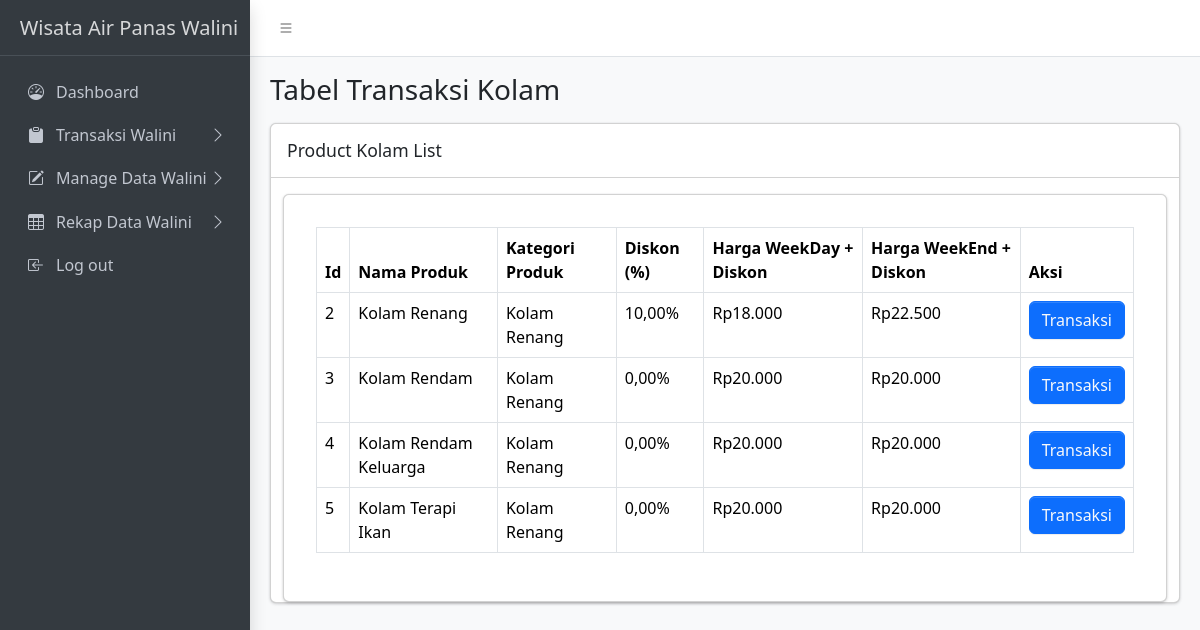
The app's page /admin/transaksi/tiket-kolam/kolam-renang.php (signed in) with its own data.
### tables this page shows
CREATE TABLE `products` (
  `id_product` int(11) NOT NULL,
  `nama_product` varchar(100) NOT NULL,
  `kategori_product` enum('Kolam Renang','Kendaraan','PlayGround','Penginapan','Kelengkapan') NOT NULL,
  `sub_kategori_product` enum('Penginapan Bungalow','Penginapan Kerucut','Penginapan Lumbung','Penginapan Panggung') DEFAULT NULL,
  `harga_weekday` decimal(10,2) NOT NULL,
  `harga_weekend` decimal(10,2) NOT NULL,
  `created_at` datetime NOT NULL DEFAULT current_timestamp(),
  `updated_by` int(11) DEFAULT NULL,
  `img` varchar(255) NOT NULL,
  `updated_at` timestamp NOT NULL DEFAULT current_timestamp() ON UPDATE current_timestamp()
);

### admin/transaksi/tiket-kolam/kolam-renang.php (the view, shortened to what this page needs)
<?php
require '../../../includes/db_connect.php';
$query = "
    SELECT
        p.id_product,
        p.nama_product,
        p.kategori_product,
        p.harga_weekday,
        p.harga_weekend,
        COALESCE(d.id_discount, NULL) AS id_discount,
        COALESCE(d.discount_value, 0) AS discount_value
    FROM
        products p
    LEFT JOIN
        discounts d ON p.id_product = d.id_product
    WHERE
        p.kategori_product = 'Kolam Renang';  -- Hanya produk Kolam Renang
";
$result = $conn->query($query);
?>
<!DOCTYPE html>
<html lang="en">
<head>
    <link rel="stylesheet" href="https://cdn.jsdelivr.net/npm/@fontsource/source-sans-3@5.0.12/index.css">
    <link rel="stylesheet" href="https://cdn.jsdelivr.net/npm/overlayscrollbars@2.3.0/styles/overlayscrollbars.min.css">
    <link rel="stylesheet" href="https://cdn.jsdelivr.net/npm/bootstrap-icons@1.11.0/font/bootstrap-icons.min.css">
    <link rel="stylesheet" href="../../../assets/css/adminlte.css">
    <link rel="stylesheet" href="https://cdn.jsdelivr.net/npm/apexcharts@3.37.1/dist/apexcharts.css">
    <link rel="stylesheet" href="https://cdn.jsdelivr.net/npm/jsvectormap@1.5.3/dist/css/jsvectormap.min.css">
</head>
<body class="layout-fixed sidebar-expand-lg bg-body-tertiary">
    <div class="app-wrapper">
        <nav class="app-header navbar navbar-expand bg-body">
            <div class="container-fluid">
                <ul class="navbar-nav">
                    <li class="nav-item"> <a class="nav-link" data-lte-toggle="sidebar" href="#" role="button"> <i class="bi bi-list"></i> </a> </li>
                </ul>
            </div>
        </nav>
        <aside class="app-sidebar bg-body-secondary shadow" data-bs-theme="dark">
            <div class="sidebar-brand"> <a href="./index.html" class="brand-link"> <span class="brand-text fw-light">Wisata Air Panas Walini</span> </a> </div>
            <div class="sidebar-wrapper">
                <nav class="mt-2">
                    <ul class="nav sidebar-menu flex-column" data-lte-toggle="treeview" role="menu" data-accordion="false">
                        <li class="nav-item">
                            <a href="../../index.html" class="nav-link" role="menuitem">
                                <i class="nav-icon bi bi-speedometer"></i>
                                <p>Dashboard</p>
                            </a>
                        </li>
                        <li class="nav-item">
                            <a href="#" class="nav-link" role="menuitem">
                                <i class="nav-icon bi bi-clipboard-fill"></i>
                                <p>Transaksi Walini
                                </p>
                            </a>
                        </li>
                        <li class="nav-item">
                            <a href="#" class="nav-link" role="menuitem">
                                <i class="nav-icon bi bi-pencil-square"></i>
                                <p>Manage Data Walini
                                </p>
                            </a>
                        </li>
                        <li class="nav-item">
                            <a href="#" class="nav-link" role="menuitem">
                                <i class="nav-icon bi bi-table"></i>
                                <p>Rekap Data Walini
                                </p>
                            </a>
                        </li>
                        <li class="nav-item">
                            <a href="./docs/introduction.html" class="nav-link" role="menuitem">
                                <i class="nav-icon bi bi-box-arrow-in-left"></i>
                                <p>Log out</p>
                            </a>
                        </li>
                    </ul>
                </nav>
            </div>
        </aside>
        <main class="app-main">
            <div class="app-content-header">
                <div class="container-fluid">
                    <div class="row">
                        <div class="col-sm-6">
                            <h3 class="mb-0">Tabel Transaksi Kolam</h3>
                        </div>
                    </div>
                </div>
            </div>
            <div class="app-content">
                <div class="container-fluid">
                    <div class="row">
                        <div class="col-md-12">
                            <div class="card mb-4">
                                <div class="card-header">
                                    <h3 class="card-title">Product Kolam List</h3>
                                </div>
                                    <div class="container-fluid">
                                        <div class="card mt-3 p-3">
                                            <div class="card-body">
                                                <div class="table-responsive">
                                                    <table class="table table-bordered table-hover">
                                                        <thead>
                                                            <tr>
                                                                <th>Id</th>
                                                                <th>Nama Produk</th>
                                                                <th>Kategori Produk</th>
                                                                <th>Diskon (%)</th>
                                                                <th>Harga WeekDay + Diskon</th>
                                                                <th>Harga WeekEnd + Diskon</th>
                                                                <th>Aksi</th>
                                                            </tr>
                                                        </thead>
                                                        <tbody>
                                                            <?php
                                                            if ($result->num_rows > 0) {
                                                                while ($row = $result->fetch_assoc()) {
                                                                    $diskon = isset($row['discount_value']) ? $row['discount_value'] : 0;
                                                                    $harga_weekday_diskon = $row['harga_weekday'] * (1 - $diskon / 100);
                                                                    $harga_weekend_diskon = $row['harga_weekend'] * (1 - $diskon / 100);
                                                                    echo "<tr>";
                                                                    echo "<td>" . htmlspecialchars($row['id_product']) . "</td>";
                                                                    echo "<td>" . htmlspecialchars($row['nama_product']) . "</td>";
                                                                    echo "<td>" . htmlspecialchars($row['kategori_product']) . "</td>";
                                                                    echo "<td>" . number_format($diskon, 2, ',', '.') . "%</td>";
                                                                    echo "<td>Rp" . number_format($harga_weekday_diskon, 0, ',', '.') . "</td>";
                                                                    echo "<td>Rp" . number_format($harga_weekend_diskon, 0, ',', '.') . "</td>";
                                                                    echo "<td>
                                                                            <a href='#'
                                                                            class='btn btn-primary text-light'
                                                                            data-bs-toggle='modal'
                                                                            data-bs-target='#addtransaksiModal'>
                                                                                Transaksi
                                                                            </a>
                                                                        </td>";
                                                                    echo "</tr>";
                                                                }
                                                            } else {
                                                                echo "<tr><td colspan='6' class='text-center'>Tidak ada data produk.</td></tr>";
                                                            }
                                                            ?>
                                                        </tbody>
                                                    </table>
                                                </div>
                                            </div>
                                        </div>
                                    </div>
                            </div>
                        </div>
                    </div>
                </div>
            </div>
        </main>
    </div>
</body>
</html>

### records on screen
products: id_product "2", nama_product "Kolam Renang", kategori_product "Kolam Renang", diskon "10,00", harga_weekday_diskon "18.000", harga_weekend_diskon "22.500"
products: id_product "3", nama_product "Kolam Rendam", kategori_product "Kolam Renang", diskon "0,00", harga_weekday_diskon "20.000", harga_weekend_diskon "20.000"
products: id_product "4", nama_product "Kolam Rendam Keluarga", kategori_product "Kolam Renang", diskon "0,00", harga_weekday_diskon "20.000", harga_weekend_diskon "20.000"
products: id_product "5", nama_product "Kolam Terapi Ikan", kategori_product "Kolam Renang", diskon "0,00", harga_weekday_diskon "20.000", harga_weekend_diskon "20.000"
